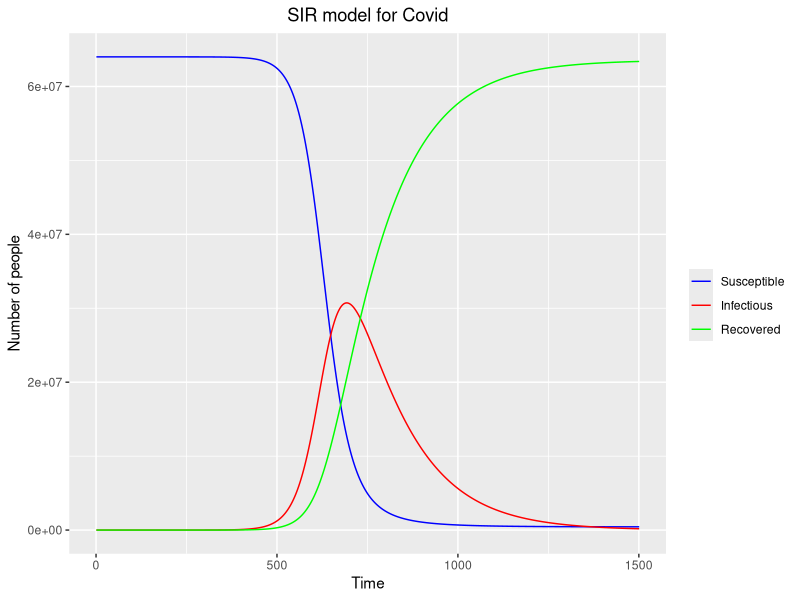
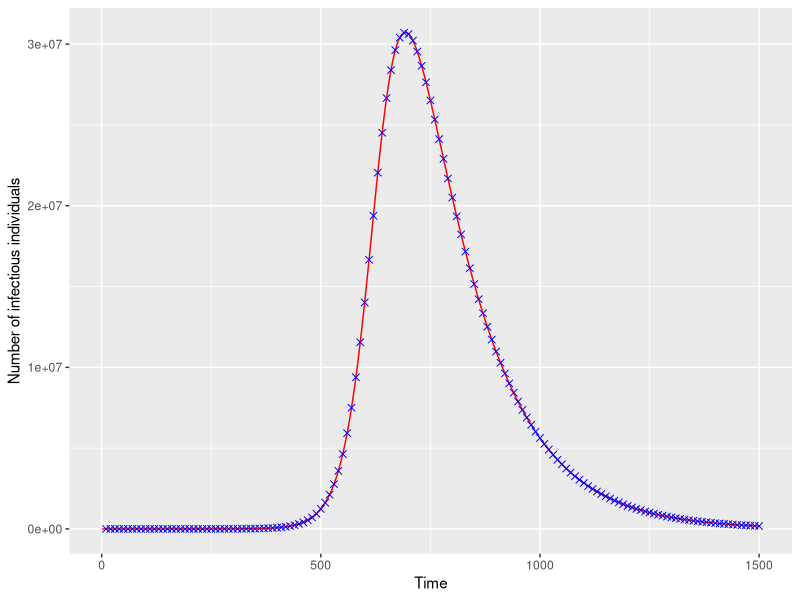
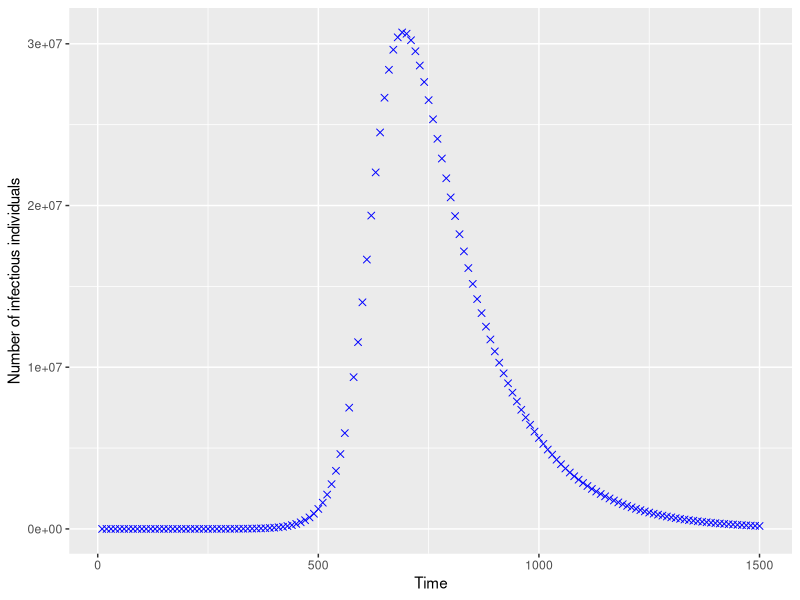

Generate these figures, in order, with R:
library(ggplot2)

covid_simulation <- function(R0, dt, D, days) {
  
  # Here a simple covid model is run, where the true parameters are set in advance. In particular, we consider:
  # N - the number of the entire population
  # R0 - basic reproduction number
  # dt - time step used to approximate a differential equation
  # D - duration if the infectious period
  # days - number of days for which we run the simulation
  
  # The model only considers a closed population, hence no births or deaths are taken into account. 
  # This is SIR model, hence if compared to data, we expect an overestimation of the basic reproduction number
  
  
  # set the size of the population
  N <- 64 * 10^6
  
  # initial number of susceptible and infected individuals
  S0 <- N
  I0 <- 1
  
  # calculate the recovery rate
  r <- dt/D
  
  # transition parameter
  beta <- R0*r/N
  
  # total time steps
  steps <- days/dt
  
  # set vectors to store the number of the respective cases
  S <- S0
  I <- I0
  R <- 0
  
  # main loop begins here
  for (i in 1:steps) {
    # calculate the new number of susceptible individuals
    S_Next <- S[i] - beta*S[i]*I[i]
    # calculate the number of new infectious individuals
    I_Next <- I[i] + beta*S[i]*I[i] - r*I[i]
    # calculate the number of new recovered individuals
    R_Next <- R[i] + r*I[i]
    
    # store the results in a vector
    S <- c(S, S_Next)
    I <- c(I, I_Next)
    R <- c(R, R_Next)
  }
  
  return(list("time" = 1:(steps+1), "susceptible" = S, "infectious" = I, "recovered" = R))
}

# run the simulation
output <- covid_simulation(R0 = 5, dt = 0.1, D = 14, days = 150)

# store the output in a data frame
results <- data.frame(T = output$time, S = output$susceptible, I = output$infectious, R = output$recovered)

# plot the results for all three compartments
ggplot(data = results, aes(x=T)) +
  geom_line(aes(y=S, colour = "Susceptible")) +
  geom_line(aes(y=I, colour = "Infectious")) +
  geom_line(aes(y=R, colour = "Recovered")) +
  coord_cartesian(ylim = c(0, 6.4*10^7)) +
  scale_colour_manual("",
                      breaks = c("Susceptible", "Infectious", "Recovered"),
                      values = c("blue", "red", "green")) +
  ggtitle("SIR model for Covid") +
  theme(plot.title = element_text(hjust = 0.5)) +
  labs(x = "Time", y = "Number of people")

# generate noise around the true observations
noise <- NULL
days <- seq(from = 10, to = 1500, by = 10)

for (i in 1:150) {
  l <- results$I[days[i]]
  noise <- c(noise, rpois(1, l))
}

noise_data <- data.frame(d = days, n = noise)

# plot the results for the infectious individuals
ggplot(data = results, aes(x=T)) +
  geom_line(aes(y=I), colour = "red") +
  geom_point(data = noise_data, aes(x=d, y=n), colour = "blue", shape = 4, size = 2) +
  labs(x = "Time", y = "Number of infectious individuals")

# plot the data only
ggplot(data = results, aes(x=T)) +
  geom_point(data = noise_data, aes(x=d, y=n), colour = "blue", shape = 4, size = 2) +
  labs(x = "Time", y = "Number of infectious individuals")

################################################################################################################
################################################################################################################

# construct the time dependent poisson likelihood
poissonLL <- function(theta, x) {
  # set the size of the population
  N <- 64 * 10^6
  
  beta <- theta[1]
  r <- theta[2]
  
  output <- covid_simulation(R0 = beta*N/r, dt = 0.1, D = 0.1/r, days = 150)
  lambda <- output$infectious[seq(0, length(output$infectious), 10)]

  return(sum(x*log(lambda)) - sum(lambda))
}

# use optim to find the MLEs
opt <- optim(poissonLL, par = c(5.3*10^(-10), 0.007), 
             lower=c(5.2*10^(-10),0.005),
             upper=c(5.9*10^(-10),0.008),
             method="L-BFGS-B",
             x = noise, control=list(fnscale=-1))

# calculate the true input parameters
true_r <- 0.1/14
true_beta <- 5*true_r/(64*10^6)

# print the true values of the parameters
true_r
true_beta

opt